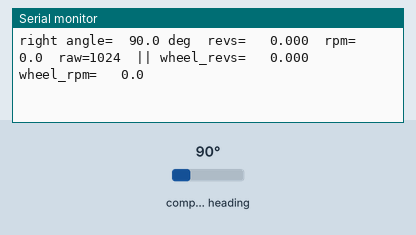
This sketch was run on a simulated ESP32. Parts: the last lines printed to the serial monitor. Wiring (inferred from the names in the program): AS5600 angle sensor at I2C address 0x36. The test bench sets the inputs (shaded band); at power-on: compass heading 90°.

Above: at 1.4 s.
1.5 s: compass heading set to 7°
At 1.53 s:
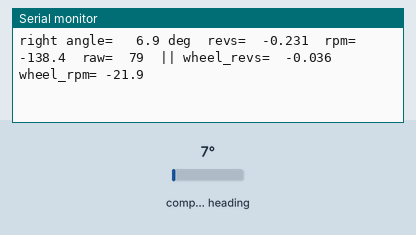
3.0 s: compass heading set to 10°
At 3.03 s:
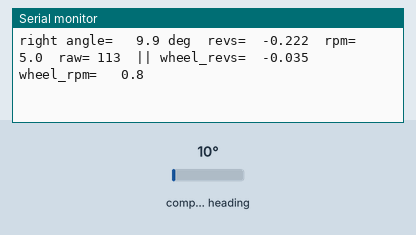

Measured:
- the behaviour switches between 8 and 9° on compass heading (found by bisection; images 1 and 2)
- after the input at 1.5 s, the serial monitor: prints a new line at once (image 1)
- after the input at 3.0 s, the serial monitor: prints a new line at once (image 2)

The sketch:

robot_encoders_as5600.ino
```cpp
// ===== Llama Robot: Dual Wheel Encoder Sender (2x AS5600, ESP-NOW) =====
//
// Runs on the Llama Encoder Board (currently a breadboard prototype). Reads two AS5600 magnetic encoders and
// broadcasts a SensorPacket named "ENC" over ESP-NOW every SEND_DT_MS. The bridge
// (computer_bridge.ino) relays it to the PC as "ENC <left> <right> <ms>", unchanged
// from the old packet format.
//
// The AS5600's I2C address (0x36) is fixed, so each encoder gets its own bus:
//   Left  encoder (enc[0], Wire,  SDA=GPIO21, SCL=GPIO22)
//   Right encoder (enc[1], Wire1, SDA=GPIO18, SCL=GPIO19)
//   Both: VCC->3.3V, GND->GND.
// If left/right come out swapped on your robot, swap the two bus entries in
// enc[] below rather than rewiring.
//
// The packet carries raw cumulative counts; gear ratio, wheel size and speed
// are applied on the PC side, so they can be tuned without reflashing.
//
// Boot check and the 10 Hz USB status line are identical to
// bench_encoders_as5600_test.ino, so bench_encoders_as5600_test/visualize.py
// also works against this sketch over USB. Counts here start at 0 at boot
// (relative travel); the bench test starts them at the raw angle.
//
// Counts are int32 and cumulative, so they only wrap after a very long one-way run:
// at 4096 counts per encoder-shaft turn and a 6.33:1 gear ratio, a wheel turning a
// steady 10 rpm takes about 5 days of continuous rotation in a single direction to
// overflow, and driving both ways cancels out. No scaling is needed to avoid wrapping.

#include <Wire.h>
#include <WiFi.h>
#include <esp_now.h>
#include <LlamaSensors.h>

// ================= I2C pins =================
// Left encoder on Wire, right on Wire1. If left/right come out swapped on the robot,
// swap the two bus entries in enc[] below rather than rewiring. If an encoder reports
// "no magnet" at boot, check SDA/SCL are not transposed for that bus before suspecting
// the magnet -- a swapped pair looks exactly like a missing sensor.
#define SDA_L 18
#define SCL_L 19
#define SDA_R 33
#define SCL_R 32

// ================= AS5600 =================
const uint8_t AS5600_ADDR   = 0x36;
const uint8_t REG_STATUS    = 0x0B;
const uint8_t REG_RAW_ANGLE = 0x0C; // 12-bit, 0..4095, unfiltered
const uint8_t REG_AGC       = 0x1A;
const uint8_t REG_MAGNITUDE = 0x1B;

const uint8_t STATUS_MD = 0x20; // magnet detected
const uint8_t STATUS_ML = 0x10; // magnet too weak
const uint8_t STATUS_MH = 0x08; // magnet too strong

// Encoder-shaft turns per wheel turn, same empirical value as the bench test.
// Only used for the USB wheel_revs/wheel_rpm figures; the packet stays raw.
const float GEAR_RATIO = 6.33f;

// ================= ESP-NOW =================
uint8_t broadcastMac[] = {0xFF, 0xFF, 0xFF, 0xFF, 0xFF, 0xFF};

// NOTE: layout and size (12 bytes) must match the copy in computer_bridge.ino exactly.
// Broadcast as a SensorPacket (LlamaSensors.h) rather than the old fixed-length
// EncoderPacket, so the packet identifies itself by name instead of by its length.
//
// values[0] = left, values[1] = right: cumulative unwrapped AS5600 counts, where 4096
// counts = one turn of the ENCODER shaft (not the wheel). Counts stay raw on the wire --
// the gear ratio and wheel size are applied on the PC side, so they can be re-measured
// without reflashing a board bolted to the robot. An encoder that is not responding sends
// SENSOR_VALUE_UNAVAILABLE in its slot, so losing one costs you that wheel and nothing
// else -- the packet keeps its shape and the other wheel keeps reporting.
//
// The name is "ENC" deliberately: the bridge prints "<name> <values...> <ms>", so this
// comes out as "ENC <left> <right> <ms>" -- byte-identical to what the old 12-byte
// EncoderPacket produced. calibration/bridge.py (including its encoder_sign handling)
// and live_view.py therefore need no changes at all.
static const char SENSOR_NAME[] = "ENC";

void onSent(const wifi_tx_info_t *info, esp_now_send_status_t status) {}

// ================= Settings =================
const uint32_t SEND_DT_MS  = 20;  // 50 Hz sample + ESP-NOW rate
const uint32_t PRINT_DT_MS = 100; // 10 Hz USB status

// ================= State =================
struct Encoder {
  const char *name;
  TwoWire *bus;
  int sda, scl;
  int32_t counts;          // cumulative 12-bit counts, no wraparound
  int32_t lastPrintCounts;
  int lastRaw;
  bool present;            // false = nothing answering on this bus
};
Encoder enc[2] = {   // [0] = left, [1] = right
  {"left",  &Wire,  SDA_L, SCL_L, 0, 0, -1, false},
  {"right", &Wire1, SDA_R, SCL_R, 0, 0, -1, false},
};

// The encoders sit next to the wheels and get damaged, so one being gone is a normal
// state rather than a fault to stop for. A missing encoder is re-probed periodically so
// a repaired or replaced one rejoins without a reboot, and its slot on the wire carries
// SENSOR_VALUE_UNAVAILABLE -- never a fabricated 0, which the PC could not tell apart
// from a wheel that simply is not turning.
const uint32_t RECHECK_DT_MS = 2000;
uint32_t lastRecheckMs = 0;

uint32_t lastSendMs = 0, lastPrintMs = 0;

// Does an AS5600 answer on this bus with these pins? The AS5600's address is fixed at
// 0x36, so a simple address probe settles it -- and distinguishes the two faults that
// look identical in the magnet report: a transposed SDA/SCL pair (nothing answers) and a
// present sensor with no magnet near it (answers, but AGC/magnitude read 0).
bool busHasEncoder(TwoWire &w, int sda, int scl) {
  w.end();
  w.begin(sda, scl);
  w.setClock(400000);
  w.beginTransmission(AS5600_ADDR);
  return w.endTransmission() == 0;
}

// Bring up one bus, trying the configured pin order first and the swapped order second.
// SDA/SCL transposed against the wiring comment has now caused two separate "sensor is
// dead" hunts in this firmware, so the sketch checks rather than trusting the #defines.
// Returns true if an AS5600 answered, and leaves the bus initialised on whichever order
// worked.
bool openEncoderBus(TwoWire &w, const char *name, int sda, int scl) {
  if (busHasEncoder(w, sda, scl)) {
    Serial.printf("[%s] AS5600 at 0x%02X on SDA=%d SCL=%d\n", name, AS5600_ADDR, sda, scl);
    return true;
  }
  if (busHasEncoder(w, scl, sda)) {
    Serial.printf("[%s] AS5600 found with SDA/SCL SWAPPED: SDA=%d SCL=%d -- "
                  "update the #defines to match\n", name, scl, sda);
    return true;
  }
  Serial.printf("[%s] no AS5600 on SDA=%d SCL=%d (either order) -- check VCC/GND/wiring\n",
                name, sda, scl);
  // Leave it on the configured order so later reads fail quietly rather than hanging.
  busHasEncoder(w, sda, scl);
  return false;
}

uint16_t readAs5600(TwoWire &w, uint8_t reg, uint8_t n) {
  w.beginTransmission(AS5600_ADDR);
  w.write(reg);
  w.endTransmission(false);
  w.requestFrom((int)AS5600_ADDR, (int)n);
  uint16_t hi = w.available() ? w.read() : 0;
  if (n == 1) return hi;
  uint16_t lo = w.available() ? w.read() : 0;
  return ((hi << 8) | lo) & 0x0FFF;
}

void updateEncoder(int i) {
  Encoder &e = enc[i];
  int raw = readAs5600(*e.bus, REG_RAW_ANGLE, 2);
  int delta = raw - e.lastRaw;
  if (delta > 2048) delta -= 4096;
  if (delta < -2048) delta += 4096;
  e.counts += delta;
  e.lastRaw = raw;
}

void setup() {
  Serial.begin(115200);
  delay(200);

  for (int i = 0; i < 2; i++) {
    Encoder &e = enc[i];
    e.present = openEncoderBus(*e.bus, e.name, e.sda, e.scl);
  }

  Serial.println("===== Robot Dual Encoder Sender =====");

  for (int i = 0; i < 2; i++) {
    Encoder &e = enc[i];
    uint8_t status = readAs5600(*e.bus, REG_STATUS, 1);
    Serial.printf("[%s] ", e.name);
    if (!(status & STATUS_MD)) {
      Serial.println("WARNING: magnet not detected -- check wiring/alignment.");
    } else {
      Serial.print("Magnet detected.");
      if (status & STATUS_ML) Serial.print(" Too weak, move magnet closer.");
      if (status & STATUS_MH) Serial.print(" Too strong, move magnet farther.");
      Serial.println();
    }
    Serial.printf("[%s] AGC: %u  Magnitude: %u\n", e.name,
                  readAs5600(*e.bus, REG_AGC, 1), readAs5600(*e.bus, REG_MAGNITUDE, 2));

    // Start counts at 0 so each run reports relative travel.
    e.lastRaw = readAs5600(*e.bus, REG_RAW_ANGLE, 2);
    e.counts = 0;
    e.lastPrintCounts = 0;
  }

  WiFi.mode(WIFI_STA);
  WiFi.setSleep(false);
  WiFi.setChannel(1);

  if (esp_now_init() != ESP_OK) {
    Serial.println("ESP-NOW init failed");
  } else {
    esp_now_register_send_cb(onSent);
    esp_now_peer_info_t peer{};
    peer.channel = 1;
    peer.encrypt = false;
    memcpy(peer.peer_addr, broadcastMac, 6);
    esp_now_add_peer(&peer);
    Serial.printf("ESP-NOW broadcasting SensorPacket \"%s\" (%u bytes) on channel 1.\n",
                  SENSOR_NAME, (unsigned)sizeof(SensorPacket));
  }

  lastSendMs = lastPrintMs = millis();
}

void loop() {
  // Poll both encoders every pass so fast spins never skip more than half a
  // rev between reads (unwrap breaks past that).
  for (int i = 0; i < 2; i++) {
    if (enc[i].present) updateEncoder(i);
  }

  uint32_t now = millis();

  // Re-probe anything missing, so a replaced encoder comes back on its own.
  if (now - lastRecheckMs >= RECHECK_DT_MS) {
    lastRecheckMs = now;
    for (int i = 0; i < 2; i++) {
      Encoder &e = enc[i];
      if (e.present) continue;
      if (busHasEncoder(*e.bus, e.sda, e.scl)) {
        e.present = true;
        e.lastRaw = -1;              // resync the unwrap on the next read
        e.counts = 0;                // counts restart from here; the PC re-zeros anyway
        Serial.printf("[%s] came back on SDA=%d SCL=%d\n", e.name, e.sda, e.scl);
      }
    }
  }
  if (now - lastSendMs >= SEND_DT_MS) {
    lastSendMs = now;
    SensorPacket p;
    sensorPacketInit(&p, SENSOR_NAME, 2, now);
    for (int i = 0; i < 2; i++) {
      p.values[i] = enc[i].present ? enc[i].counts : SENSOR_VALUE_UNAVAILABLE;
    }
    esp_now_send(broadcastMac, (uint8_t*)&p, sizeof(p));
  }

  // Same per-encoder line format as bench_encoders_as5600_test.ino.
  if (now - lastPrintMs >= PRINT_DT_MS) {
    float dt_s = (now - lastPrintMs) / 1000.0f;
    for (int i = 0; i < 2; i++) {
      Encoder &e = enc[i];
      if (!e.present) {
        Serial.printf("%-5s NOT_RESPONDING\n", e.name);
        continue;
      }
      float angleDeg = e.lastRaw * 360.0f / 4096.0f;
      float revs = e.counts / 4096.0f;
      float rpm = ((e.counts - e.lastPrintCounts) / 4096.0f) / dt_s * 60.0f;
      Serial.printf("%-5s angle=%6.1f deg  revs=%8.3f  rpm=%7.1f  raw=%4d  || wheel_revs=%8.3f  wheel_rpm=%6.1f\n",
                    e.name, angleDeg, revs, rpm, e.lastRaw, revs / GEAR_RATIO, rpm / GEAR_RATIO);
      e.lastPrintCounts = e.counts;
    }
    lastPrintMs = now;
  }
}
```
